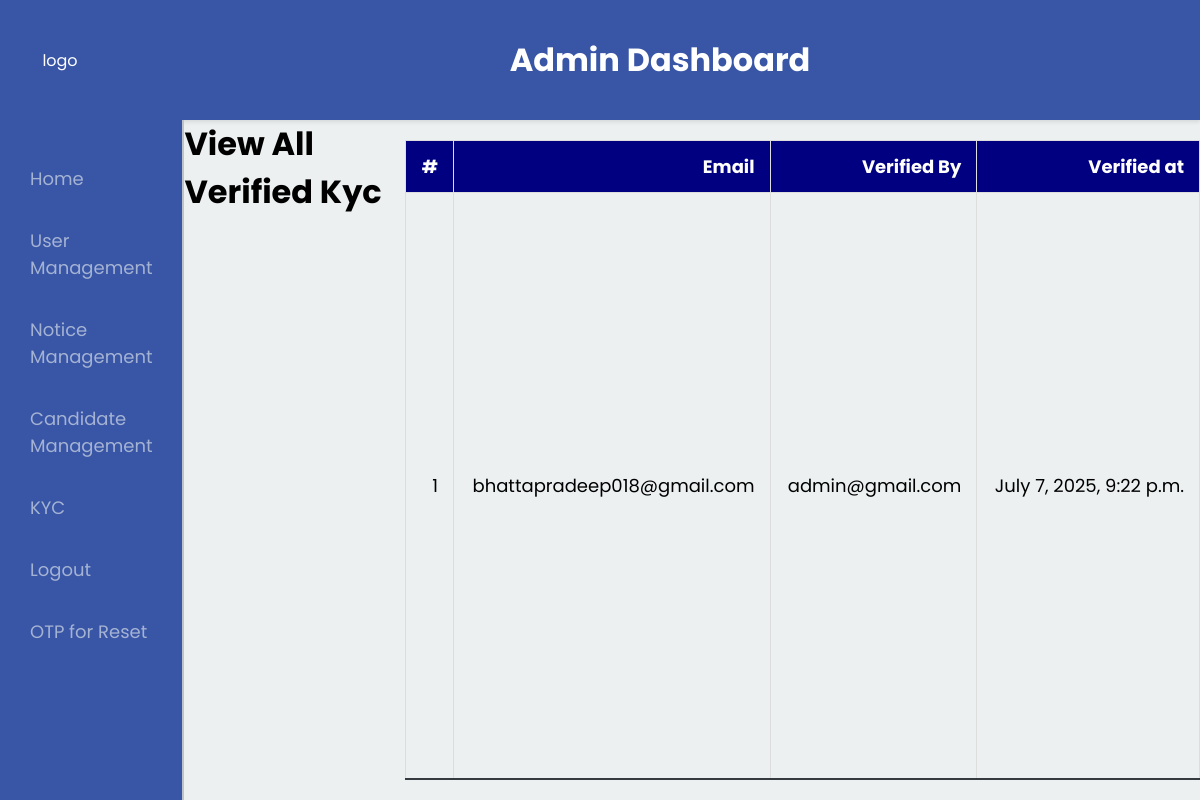
Page /view_verifiedkyc/ on the earlier database version.
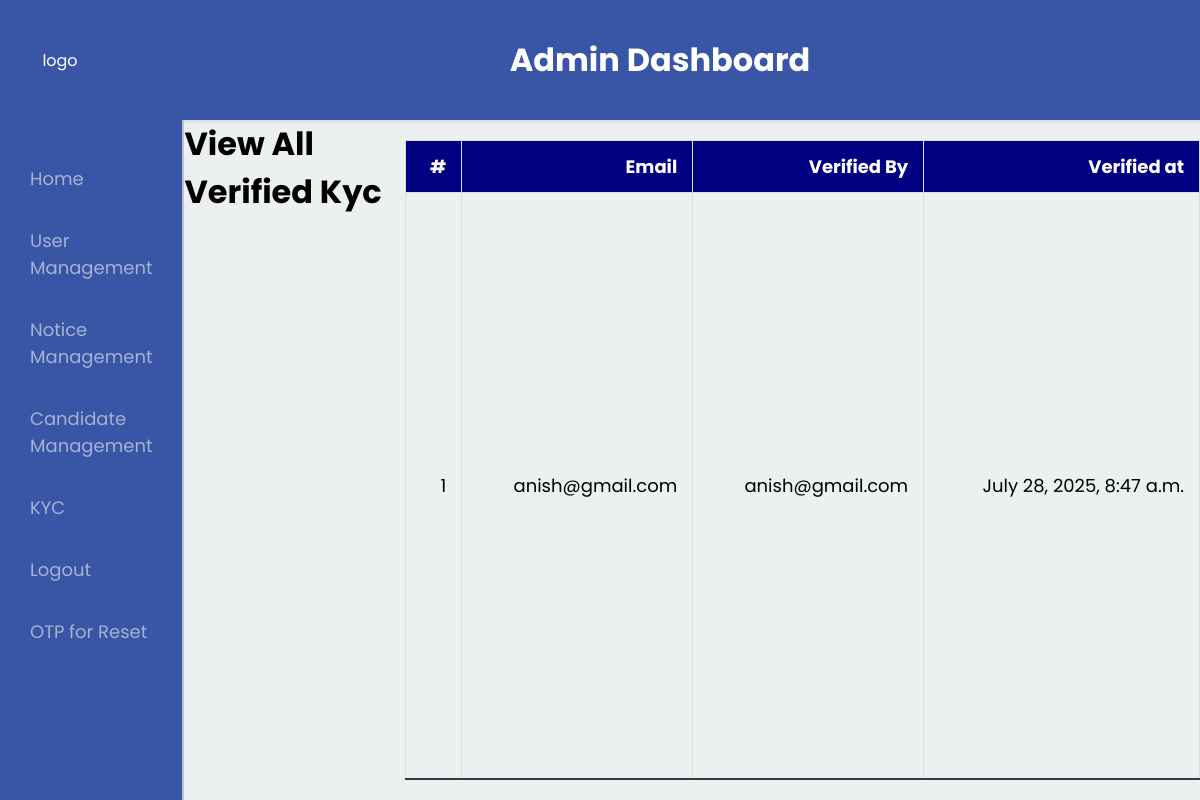
Same page on the later database version.
### myapp/models.py (models this page shows, shortened)
class Kycverified(models.Model):
    email = models.EmailField(max_length=254, unique=True)
    verified_time = models.DateTimeField(auto_now_add=True)
    verified_by = models.EmailField(max_length=254)
    class Meta:
        db_table='kycverified'

### myapp/views.py (the view)
# urls.py: path('view_verifiedkyc/',views.view_verifiedkyc,name="view_verifiedkyc"),
def view_verifiedkyc(request):
    users = Kycverified.objects.all()
    return render(request, 'myapp/view_verifiedkyc.html', {'users': users})

### myapp/templates/myapp/view_verifiedkyc.html (shortened to what this page needs)
{% extends "myapp/base.html" %}
{% block head %}
    {% load static %}
    <link rel="stylesheet" href="{% static 'myapp/css/view_user.css' %}">
{% endblock %}
{% block content %}
    <h1>View All Verified Kyc</h1>
    <table class="user-table">
        <thead>
            <tr>
                <th>#</th>
                <th>Email</th>
                <th> Verified By </th>
                <th> Verified at </th>
            </tr>
        </thead>
        <tbody>
            {% for user in users %}
            <tr>
                <td data-label="#"> {{ forloop.counter }}</td>
                <td data-label="Email">{{ user.email }}</td>
                <td data-label="Verified By">{{ user.verified_by }}</td>
                <td data-label="Verified at"> {{ user.verified_time }}</td>
            </tr>
            {% endfor %}
        </tbody>
    </table>
{% endblock %}

Differences in the rows shown:
removed Kycverified: email "bhattapradeep018@gmail.com", verified_by "admin@gmail.com", verified_time "July 7, 2025, 9:22 p.m."
added Kycverified: email "anish@gmail.com", verified_by "anish@gmail.com", verified_time "July 28, 2025, 8:47 a.m."
